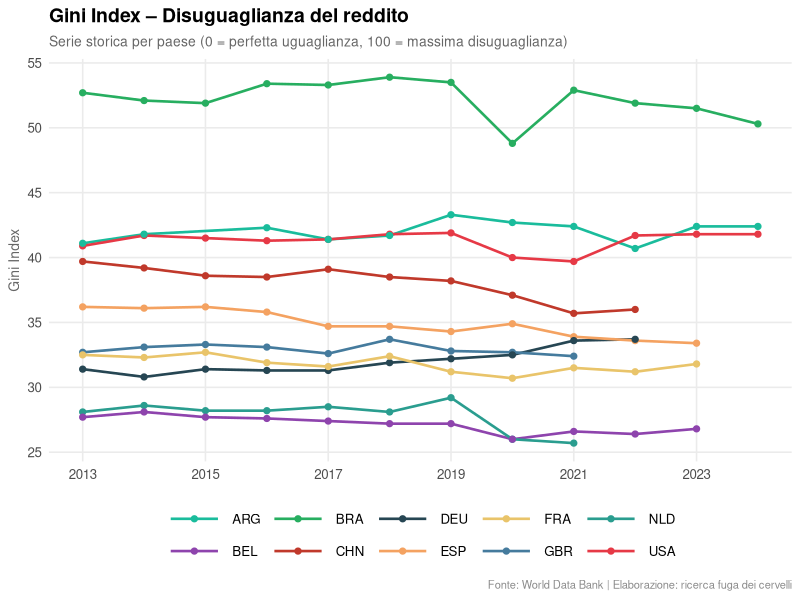
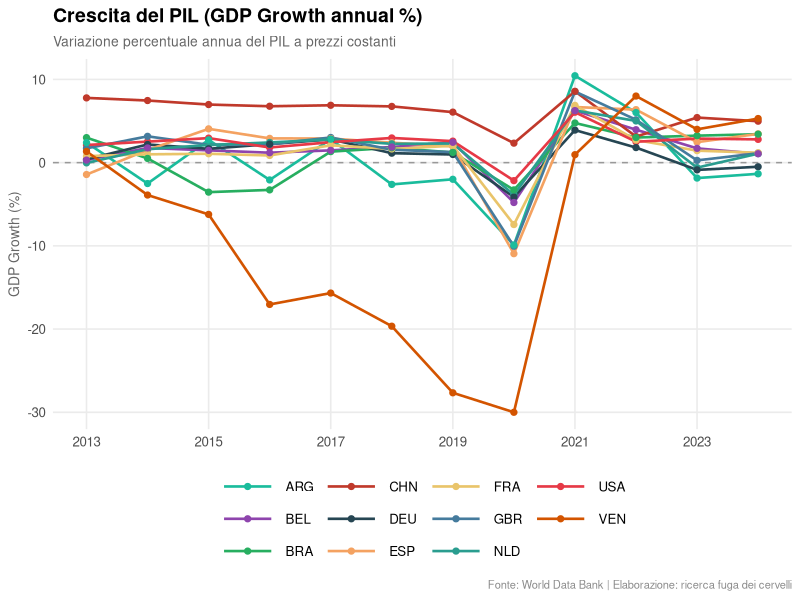
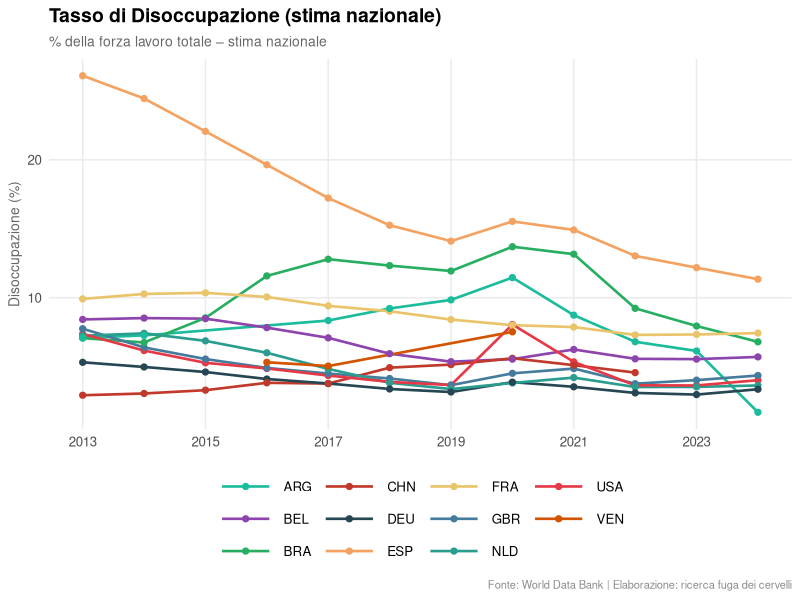

Source code (R) for these figures, in order:
## ---- chunk 1
# ============================================================
# Fuga dei Cervelli - Serie Storiche per Paese
# Grafici: Gini Index | GDP Growth | Unemployment
# ============================================================

library(tidyverse)
library(ggplot2)

# ---- 1. CARICAMENTO DATI -----------------------------------

df_raw <- read.csv(
  "Indicatori GIni, DIsoccuazione, GDP, GDP Pro Capite ecc World Data Bank.csv",
  check.names = FALSE,
  na.strings = c("..", "NA", "")
)

# Paesi di interesse
target_countries <- c("USA", "GBR", "ESP", "NLD", "DEU", "FRA", "CHN", "BRA", "BEL", "ARG", "VEN")

# Indicatori di interesse (nomi esatti come nel dataset)
target_series <- c(
  "Gini index",
  "GDP growth (annual %)",
  "Unemployment, total (% of total labor force) (national estimate)"
)

# ---- 2. PULIZIA E RESHAPE ----------------------------------

# Colonne degli anni
year_cols <- grep("^\\d{4}", colnames(df_raw), value = TRUE)

df_long <- df_raw %>%
  filter(
    `Country Code` %in% target_countries,
    `Series Name`  %in% target_series
  ) %>%
  select(`Country Code`, `Country Name`, `Series Name`, all_of(year_cols)) %>%
  pivot_longer(
    cols      = all_of(year_cols),
    names_to  = "Year_Label",
    values_to = "Value"
  ) %>%
  mutate(
    Year  = as.integer(str_extract(Year_Label, "^\\d{4}")),
    Value = as.numeric(Value)
  ) %>%
  filter(!is.na(Value))

# Etichette leggibili per le serie
df_long <- df_long %>%
  mutate(Indicator = case_when(
    `Series Name` == "Gini index"                                                           ~ "Gini Index",
    `Series Name` == "GDP growth (annual %)"                                                ~ "GDP Growth (annual %)",
    `Series Name` == "Unemployment, total (% of total labor force) (national estimate)"    ~ "Unemployment (% labour force, national est.)",
    TRUE ~ `Series Name`
  ))

# ---- 3. PALETTE COLORI E TEMA COMUNE ----------------------

# Palette qualitativa con 11 colori distinti
country_colors <- c(
  "USA" = "#E63946",
  "GBR" = "#457B9D",
  "ESP" = "#F4A261",
  "NLD" = "#2A9D8F",
  "DEU" = "#264653",
  "FRA" = "#E9C46A",
  "CHN" = "#C0392B",
  "BRA" = "#27AE60",
  "BEL" = "#8E44AD",
  "ARG" = "#1ABC9C",
  "VEN" = "#D35400"
)

tema_base <- theme_minimal(base_size = 12) +
  theme(
    plot.title       = element_text(face = "bold", size = 14, hjust = 0),
    plot.subtitle    = element_text(size = 10, color = "grey40", hjust = 0),
    plot.caption     = element_text(size = 8,  color = "grey55", hjust = 1),
    legend.position  = "bottom",
    legend.title     = element_blank(),
    legend.key.width = unit(1.5, "cm"),
    panel.grid.minor = element_blank(),
    panel.grid.major = element_line(color = "grey92"),
    axis.title.y     = element_text(size = 10, color = "grey40"),
    axis.title.x     = element_blank()
  )

caption_text <- "Fonte: World Data Bank | Elaborazione: ricerca fuga dei cervelli"

# ---- 4. GRAFICO 1 – GINI INDEX ----------------------------

df_gini <- df_long %>% filter(Indicator == "Gini Index")

p1 <- ggplot(df_gini, aes(x = Year, y = Value, color = `Country Code`, group = `Country Code`)) +
  geom_line(linewidth = 0.9, na.rm = TRUE) +
  geom_point(size = 1.8,    na.rm = TRUE) +
  scale_color_manual(values = country_colors) +
  scale_x_continuous(breaks = seq(min(df_gini$Year), max(df_gini$Year), by = 2)) +
  labs(
    title    = "Gini Index – Disuguaglianza del reddito",
    subtitle = "Serie storica per paese (0 = perfetta uguaglianza, 100 = massima disuguaglianza)",
    y        = "Gini Index",
    caption  = caption_text
  ) +
  tema_base

# ---- 5. GRAFICO 2 – GDP GROWTH ----------------------------

df_gdp <- df_long %>% filter(Indicator == "GDP Growth (annual %)")

p2 <- ggplot(df_gdp, aes(x = Year, y = Value, color = `Country Code`, group = `Country Code`)) +
  geom_hline(yintercept = 0, linetype = "dashed", color = "grey60", linewidth = 0.5) +
  geom_line(linewidth = 0.9, na.rm = TRUE) +
  geom_point(size = 1.8,    na.rm = TRUE) +
  scale_color_manual(values = country_colors) +
  scale_x_continuous(breaks = seq(min(df_gdp$Year), max(df_gdp$Year), by = 2)) +
  labs(
    title    = "Crescita del PIL (GDP Growth annual %)",
    subtitle = "Variazione percentuale annua del PIL a prezzi costanti",
    y        = "GDP Growth (%)",
    caption  = caption_text
  ) +
  tema_base

# ---- 6. GRAFICO 3 – UNEMPLOYMENT --------------------------

df_unemp <- df_long %>% filter(Indicator == "Unemployment (% labour force, national est.)")

p3 <- ggplot(df_unemp, aes(x = Year, y = Value, color = `Country Code`, group = `Country Code`)) +
  geom_line(linewidth = 0.9, na.rm = TRUE) +
  geom_point(size = 1.8,    na.rm = TRUE) +
  scale_color_manual(values = country_colors) +
  scale_x_continuous(breaks = seq(min(df_unemp$Year), max(df_unemp$Year), by = 2)) +
  labs(
    title    = "Tasso di Disoccupazione (stima nazionale)",
    subtitle = "% della forza lavoro totale – stima nazionale",
    y        = "Disoccupazione (%)",
    caption  = caption_text
  ) +
  tema_base

# ---- 7. VISUALIZZAZIONE / SALVATAGGIO ---------------------

# Mostra i grafici in Positron / RStudio
print(p1)
print(p2)
print(p3)

# Per salvare i file (decommenta se necessario):
# ggsave("gini_index.png",    plot = p1, width = 10, height = 6, dpi = 300)
# ggsave("gdp_growth.png",    plot = p2, width = 10, height = 6, dpi = 300)
# ggsave("unemployment.png",  plot = p3, width = 10, height = 6, dpi = 300)

# Per esportare un unico PDF con tutti e tre i grafici:
# pdf("grafici_fuga_cervelli.pdf", width = 12, height = 7)
# print(p1); print(p2); print(p3)
# dev.off()
